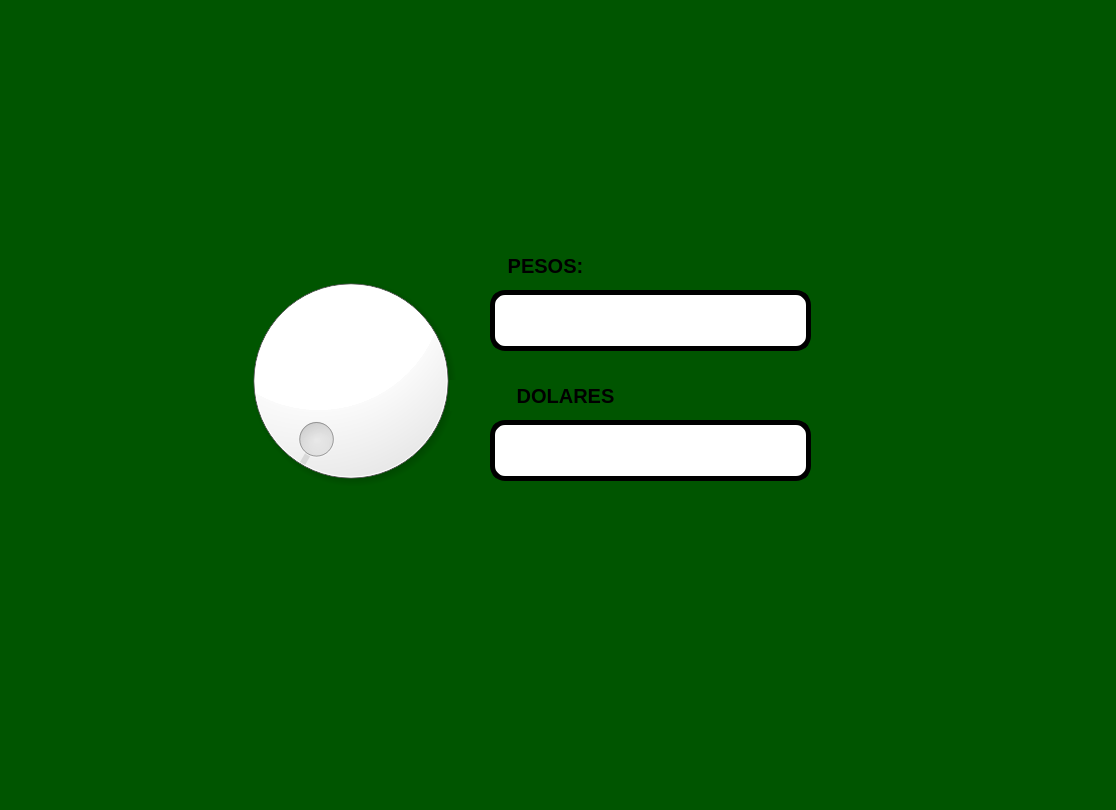
<?xml version="1.0" encoding="UTF-8"?>
<ui version="4.0">
 <class>MainWindow</class>
 <widget class="QMainWindow" name="MainWindow">
  <property name="geometry">
   <rect>
    <x>0</x>
    <y>0</y>
    <width>1116</width>
    <height>810</height>
   </rect>
  </property>
  <property name="windowTitle">
   <string>MainWindow</string>
  </property>
  <property name="styleSheet">
   <string notr="true">background-color: rgb(0, 85, 0)</string>
  </property>
  <widget class="QWidget" name="centralwidget">
   <widget class="QDial" name="dial">
    <property name="geometry">
     <rect>
      <x>230</x>
      <y>240</y>
      <width>241</width>
      <height>281</height>
     </rect>
    </property>
    <property name="styleSheet">
     <string notr="true">color: rgb(255, 255, 255);
background-color: rgb(255, 255, 255);</string>
    </property>
   </widget>
   <widget class="QLabel" name="label">
    <property name="geometry">
     <rect>
      <x>460</x>
      <y>250</y>
      <width>171</width>
      <height>31</height>
     </rect>
    </property>
    <property name="font">
     <font>
      <pointsize>15</pointsize>
      <weight>75</weight>
      <bold>true</bold>
     </font>
    </property>
    <property name="text">
     <string>PESOS:</string>
    </property>
    <property name="alignment">
     <set>Qt::AlignCenter</set>
    </property>
   </widget>
   <widget class="QLineEdit" name="txt_metros">
    <property name="geometry">
     <rect>
      <x>490</x>
      <y>290</y>
      <width>321</width>
      <height>61</height>
     </rect>
    </property>
    <property name="font">
     <font>
      <pointsize>15</pointsize>
      <weight>75</weight>
      <bold>true</bold>
     </font>
    </property>
    <property name="styleSheet">
     <string notr="true">border-radius: 15px;
background-color: rgb(255, 255, 255);
border:  5px solid black;
</string>
    </property>
    <property name="text">
     <string/>
    </property>
    <property name="alignment">
     <set>Qt::AlignCenter</set>
    </property>
   </widget>
   <widget class="QLineEdit" name="txt_kms">
    <property name="geometry">
     <rect>
      <x>490</x>
      <y>420</y>
      <width>321</width>
      <height>61</height>
     </rect>
    </property>
    <property name="font">
     <font>
      <pointsize>15</pointsize>
      <weight>75</weight>
      <bold>true</bold>
     </font>
    </property>
    <property name="styleSheet">
     <string notr="true">border-radius: 15px;
background-color: rgb(255, 255, 255);
border:  5px solid black;
</string>
    </property>
    <property name="text">
     <string/>
    </property>
    <property name="alignment">
     <set>Qt::AlignCenter</set>
    </property>
   </widget>
   <widget class="QLabel" name="label_3">
    <property name="geometry">
     <rect>
      <x>450</x>
      <y>380</y>
      <width>231</width>
      <height>31</height>
     </rect>
    </property>
    <property name="font">
     <font>
      <pointsize>15</pointsize>
      <weight>75</weight>
      <bold>true</bold>
     </font>
    </property>
    <property name="text">
     <string>DOLARES</string>
    </property>
    <property name="alignment">
     <set>Qt::AlignCenter</set>
    </property>
   </widget>
   <widget class="QLabel" name="label_5">
    <property name="geometry">
     <rect>
      <x>840</x>
      <y>560</y>
      <width>251</width>
      <height>191</height>
     </rect>
    </property>
    <property name="text">
     <string/>
    </property>
    <property name="pixmap">
     <pixmap resource="../../Archivo/recursos.qrc">:/Ejercicios/gatoinplorandoayuda.jpg</pixmap>
    </property>
    <property name="scaledContents">
     <bool>true</bool>
    </property>
   </widget>
   <widget class="QLabel" name="label_2">
    <property name="geometry">
     <rect>
      <x>830</x>
      <y>0</y>
      <width>271</width>
      <height>211</height>
     </rect>
    </property>
    <property name="text">
     <string/>
    </property>
    <property name="pixmap">
     <pixmap resource="../../Archivo/recursos.qrc">:/Ejercicios/logouat.jpg</pixmap>
    </property>
    <property name="scaledContents">
     <bool>true</bool>
    </property>
   </widget>
   <widget class="QLabel" name="label_4">
    <property name="geometry">
     <rect>
      <x>10</x>
      <y>-20</y>
      <width>201</width>
      <height>211</height>
     </rect>
    </property>
    <property name="text">
     <string/>
    </property>
    <property name="pixmap">
     <pixmap resource="../../Archivo/recursos.qrc">:/Ejercicios/logouat2.jpg</pixmap>
    </property>
    <property name="scaledContents">
     <bool>true</bool>
    </property>
   </widget>
  </widget>
  <widget class="QMenuBar" name="menubar">
   <property name="geometry">
    <rect>
     <x>0</x>
     <y>0</y>
     <width>1116</width>
     <height>26</height>
    </rect>
   </property>
  </widget>
  <widget class="QStatusBar" name="statusbar"/>
 </widget>
 <resources>
  <include location="../../Archivo/recursos.qrc"/>
 </resources>
 <connections/>
</ui>
